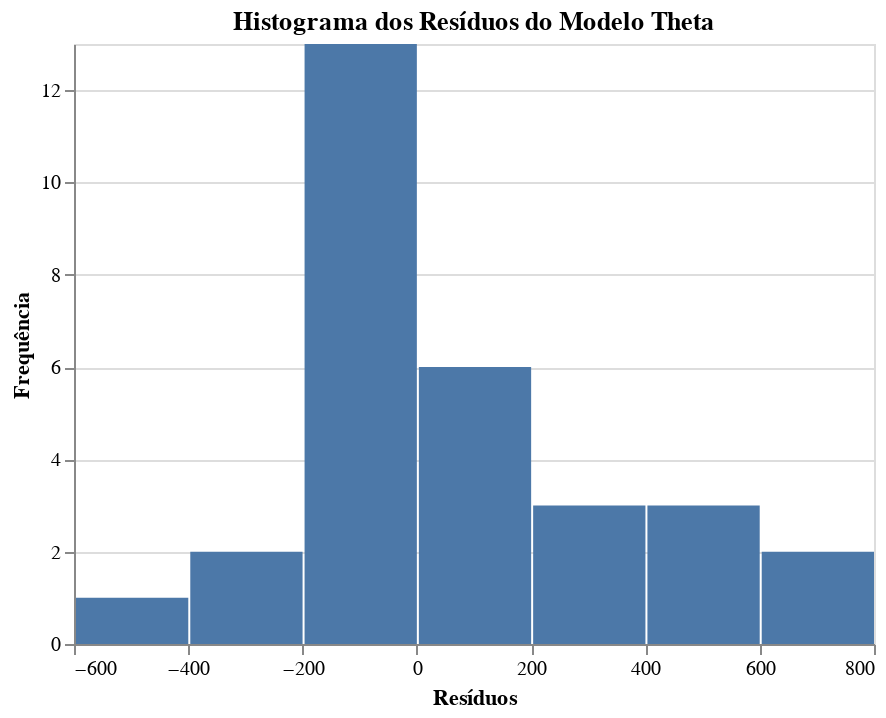

Notebook code cell kept with this figure:
### Code cell
# Criando um DataFrame para os resíduos
residuals_df = pd.DataFrame({'Resíduos': residuals})

# Criando o histograma com Altair
histograma = alt.Chart(residuals_df).mark_bar().encode(
    x=alt.X('Resíduos:Q', bin=True, title='Resíduos'),
    y=alt.Y('count()', title='Frequência'),
    tooltip=[alt.Tooltip('Resíduos:Q', bin=True), 'count()']
).properties(
    title='Histograma dos Resíduos do Modelo Theta'
).interactive()

# Exibindo o histograma
histograma

### Figure 1 — Vega-Lite specification as saved in the notebook (floating-point values rounded to 4 significant figures)
{"config": {"view": {"continuousWidth": 400, "continuousHeight": 300}}, "data": {"name": "data-4d6a480efd1332d2ff464b6bd2024286"}, "mark": "bar", "encoding": {"tooltip": [{"bin": true, "field": "Resíduos", "type": "quantitative"}, {"aggregate": "count", "type": "quantitative"}], "x": {"bin": true, "field": "Resíduos", "title": "Resíduos", "type": "quantitative"}, "y": {"aggregate": "count", "title": "Frequência", "type": "quantitative"}}, "selection": {"selector003": {"type": "interval", "bind": "scales", "encodings": ["x", "y"]}}, "title": "Histograma dos Resíduos do Modelo Theta", "$schema": "https://vega.github.io/schema/vega-lite/v4.17.0.json", "datasets": {"data-4d6a480efd1332d2ff464b6bd2024286": [{"Resíduos": -98.88}, {"Resíduos": -98.88}, {"Resíduos": -98.88}, {"Resíduos": -98.88}, {"Resíduos": -98.88}, {"Resíduos": -98.88}, {"Resíduos": -473.2}, {"Resíduos": 25.88}, {"Resíduos": 275.4}, {"Resíduos": 649.7}, {"Resíduos": -223.6}, {"Resíduos": -223.6}, {"Resíduos": -98.88}, {"Resíduos": 524.9}, {"Resíduos": 524.9}, {"Resíduos": 774.5}, {"Resíduos": -98.88}, {"Resíduos": -98.88}, {"Resíduos": 25.88}, {"Resíduos": 150.7}, {"Resíduos": 275.4}, {"Resíduos": 275.4}, {"Resíduos": 25.88}, {"Resíduos": 524.9}, {"Resíduos": -98.88}, {"Resíduos": 25.88}, {"Resíduos": -98.88}, {"Resíduos": -98.88}, {"Resíduos": 150.7}, {"Resíduos": -98.88}]}}
